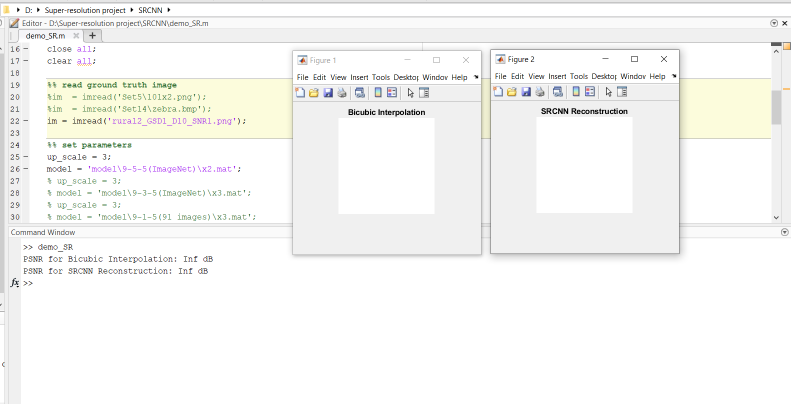
#> input picture SRCNN/jack_degraded.png, 1581 x 807 px, given as the content of the folder hr_img_dir, which was not available (shown at 1/2 size)
$ jupyter execute Image-processing.ipynb
#> lines starting #> are read from the running program, lines starting #| are printed output that depends on the picture; pictures that were not available may be replaced by others from this repository, and a replacement may not be noted
[cell 1]
import os
import argparse
import cv2

#parse args
parser = argparse.ArgumentParser(description='Downsize images at 2x using bicubic interpolation')
parser.add_argument("hr_img_dir", help="path to high resolution image dir")
parser.add_argument("lr_img_dir", help="path to desired output dir for downsampled images")
parser.add_argument("-k", "--keepdims", help="keep original image dimensions in downsampled images", action="store_true")
args = parser.parse_args(args=["hr_img_dir","lr_img_dir","-k", "--keepdims"])

hr_image_dir = args.hr_img_dir
lr_image_dir = args.lr_img_dir

#create LR image dirs
os.makedirs(lr_image_dir + "/2x", exist_ok=True)
os.makedirs(lr_image_dir + "/3x", exist_ok=True)
os.makedirs(lr_image_dir + "/4x", exist_ok=True)
os.makedirs(lr_image_dir + "/5x", exist_ok=True)
os.makedirs(lr_image_dir + "/6x", exist_ok=True)

supported_img_formats = (".bmp", ".dib", ".jpeg", ".jpg", ".jpe", ".jp2",
                         ".png", ".pbm", ".pgm", ".ppm", ".sr", ".ras", ".tif",
                         ".tiff")

#Downsample HR images
for filename in os.listdir(hr_image_dir):
    if not filename.endswith(supported_img_formats):
        continue

    #Read HR image
    hr_img = cv2.imread(os.path.join(hr_image_dir, filename))
#> hr_img is the input picture: shape (807, 1581, 3); mean B, G, R 244.3, 246.3, 246.3
    hr_img_dims = (hr_img.shape[1], hr_img.shape[0])
#> hr_img_dims = (1581, 807)

    #Blur with Gaussian kernel of width sigma = 1
    hr_img = cv2.GaussianBlur(hr_img, (0,0), 1, 1)

    #Downsample image 2x
    lr_image_2x = cv2.resize(hr_img, (0,0), fx=0.5, fy=0.5, interpolation=cv2.INTER_CUBIC)
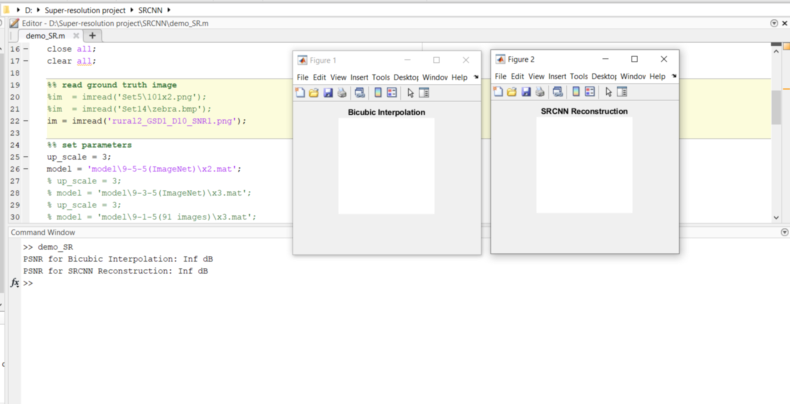
#> lr_image_2x: shape (404, 790, 3); mean B, G, R 244.4, 246.3, 246.3
    if args.keepdims:
        lr_image_2x = cv2.resize(lr_image_2x, hr_img_dims, interpolation=cv2.INTER_CUBIC)
#> lr_image_2x: shape (807, 1581, 3)

    cv2.imwrite(os.path.join(lr_image_dir + "/2x", filename), lr_image_2x)

    # Downsample image 3x
    lr_img_3x = cv2.resize(hr_img, (0, 0), fx=(1 / 3), fy=(1 / 3),
                           interpolation=cv2.INTER_CUBIC)
    if args.keepdims:
        lr_img_3x = cv2.resize(lr_img_3x, hr_img_dims,
                               interpolation=cv2.INTER_CUBIC)
#> lr_img_3x: shape (807, 1581, 3)
    cv2.imwrite(os.path.join(lr_image_dir + "/3x", filename), lr_img_3x)

    # Downsample image 4x
    lr_img_4x = cv2.resize(hr_img, (0, 0), fx=0.25, fy=0.25,
                           interpolation=cv2.INTER_CUBIC)
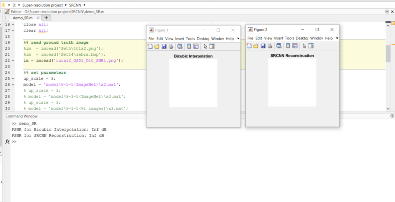
#> lr_img_4x: shape (202, 395, 3); mean B, G, R 244.3, 246.2, 246.2
    if args.keepdims:
        lr_img_4x = cv2.resize(lr_img_4x, hr_img_dims,
                               interpolation=cv2.INTER_CUBIC)
#> lr_img_4x: shape (807, 1581, 3)
    cv2.imwrite(os.path.join(lr_image_dir + "/4x", filename), lr_img_4x)

    # Downsample image 5x
    lr_img_5x = cv2.resize(hr_img, (0, 0), fx=0.20, fy=0.20,
                           interpolation=cv2.INTER_CUBIC)
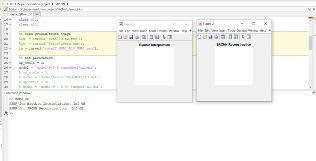
#> lr_img_5x: shape (161, 316, 3); mean B, G, R 244.2, 246.1, 246
    if args.keepdims:
        lr_img_5x = cv2.resize(lr_img_5x, hr_img_dims,
                               interpolation=cv2.INTER_CUBIC)
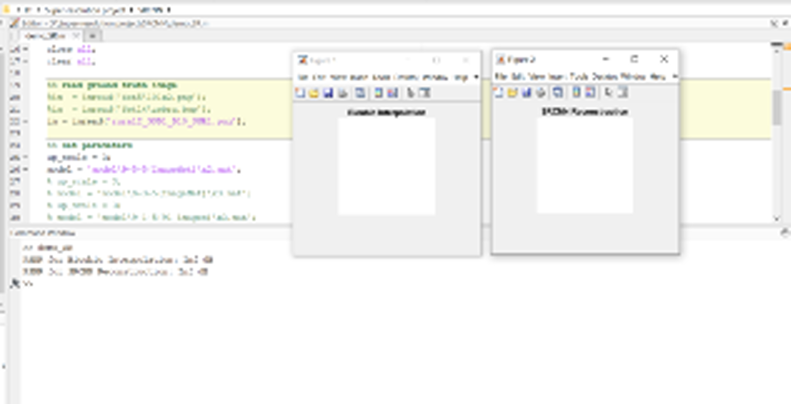
#> lr_img_5x: shape (807, 1581, 3) (shown at 1/2 size); mean B, G, R 244, 245.9, 245.9
    cv2.imwrite(os.path.join(lr_image_dir + "/5x", filename), lr_img_5x)

    # Downsample image 6x
    lr_img_6x = cv2.resize(hr_img, (0, 0), fx=0.167, fy=0.167,
                           interpolation=cv2.INTER_CUBIC)
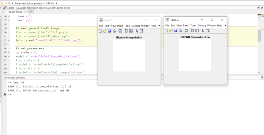
#> lr_img_6x: shape (135, 264, 3); mean B, G, R 244.7, 246.7, 246.6
    if args.keepdims:
        lr_img_6x = cv2.resize(lr_img_6x, hr_img_dims,
                               interpolation=cv2.INTER_CUBIC)
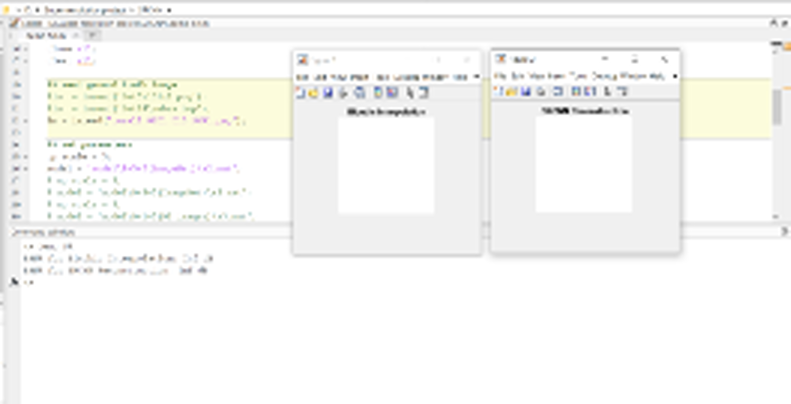
#> lr_img_6x: shape (807, 1581, 3) (shown at 1/2 size); mean B, G, R 244.5, 246.5, 246.5
    cv2.imwrite(os.path.join(lr_image_dir + "/6x", filename), lr_img_6x)
